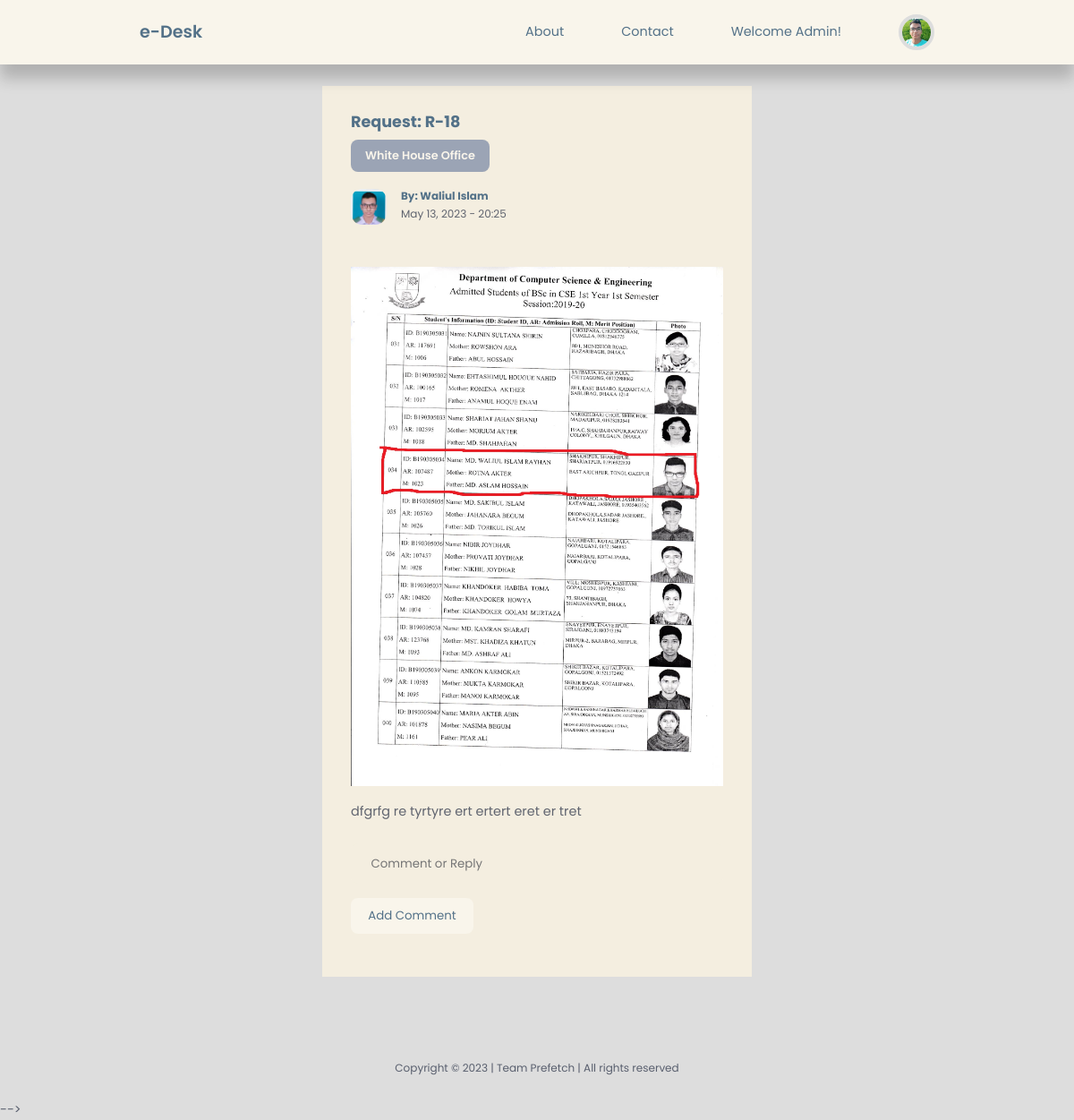
Screenshot of /admin/details-post.php?id=18 with the database file from the repository.
### tables this page shows
CREATE TABLE `post` (
  `id` int(20) NOT NULL,
  `title` varchar(255) NOT NULL,
  `body` mediumtext NOT NULL,
  `picture` varchar(255) NOT NULL,
  `office_id` int(20) NOT NULL,
  `author_id` int(20) NOT NULL,
  `user_id` int(20) NOT NULL,
  `type` varchar(255) NOT NULL,
  `date_time` timestamp NOT NULL DEFAULT current_timestamp(),
  `status` varchar(255) NOT NULL,
  `comment` varchar(255) NOT NULL
);

CREATE TABLE `adminaddoffice` (
  `id` int(20) NOT NULL,
  `title` varchar(255) NOT NULL,
  `description` varchar(255) NOT NULL
);

CREATE TABLE `usermanagement` (
  `id` int(10) NOT NULL,
  `firstname` varchar(255) NOT NULL,
  `lastname` varchar(255) NOT NULL,
  `userid` varchar(255) NOT NULL,
  `email` varchar(255) NOT NULL,
  `password` varchar(255) NOT NULL,
  `picture` varchar(255) NOT NULL,
  `stat` varchar(255) NOT NULL
);

### admin/details-post.php (the view, shortened to what this page needs)
<?php
include 'partials/header.php';
$comment = $_SESSION['comment']['comment'] ?? null;
if (isset($_GET['id'])) {
    $id = filter_var($_GET['id'], FILTER_SANITIZE_NUMBER_INT);
    $query = "SELECT * FROM post WHERE id=$id";
    $result = mysqli_query($connection, $query);
    $post = mysqli_fetch_assoc($result);
} else {
    header('location: ' . ROOT_URL . 'admin/admin-index.php');
    die();
}
?>
<section class="singlepost">
    <div class="container singlepost__container">
        <div class="post__info">
            <?php if ($post['user_id']) : ?>
                <?php
                $category_id = $post['office_id'];
                $category_query = "SELECT * FROM adminaddoffice WHERE id=$category_id";
                $category_result = mysqli_query($connection, $category_query);
                $category = mysqli_fetch_assoc($category_result);
                ?>
                <h3><?= $post['type'] ?><?= $post['id'] ?></h3>
                <a href="<?= ROOT_URL ?>admin/admin-catagory-post.php?id=<?= $post['office_id'] ?>" class="category__button"><?= $category['title'] ?></a>
                <div class="post__author">
                    <?php
                    $user_id = $post['user_id'];
                    $user_query = "SELECT * FROM usermanagement WHERE id=$user_id";
                    $user_result = mysqli_query($connection, $user_query);
                    $user = mysqli_fetch_assoc($user_result);
                    ?>
                    <div class="post__author-avatar">
                        <img src="<?= ROOT_URL . 'images/' . $user['picture'] ?>">
                    </div>
                    <div class="post__author-info">
                        <h5>By: <?= "{$user['firstname']} {$user['lastname']}" ?></h5>
                        <small>
                            <?= date("M d, Y - H:i", strtotime($post['date_time'])) ?>
                        </small>
                    </div>
                </div>
                <div class="singlepost__thumbnail">
                    <img src="<?= ROOT_URL . 'images/' . $post['picture'] ?>">
                </div>
                <p class="post__body">
                    <?= $post['body'] ?>
                </p>
                <form action="<?= ROOT_URL ?>admin/comment-logic.php" method="POST">
                    <input type="text" value="<?= $comment ?>" name="comment" placeholder="Comment or Reply">
                    <button type="submit" name="submit" class="btn">Add Comment</button>
                </form>
    <?php endif ?>
    </div>
</section>
<!-- <?php
        include 'partials/footer.php';
        ?> -->

### css/style.css (style rules this page uses)
:root { --color-primary: #F9F5EB; --color-primary-light: #9BA4B5; --color-primary-variant: #5854c7; --color-red: #da0f3f; --color-red-light: hsl(346, 87%, 46%, 15%); --color-green: #00c476; --color-green-light: hsl(156, 100%, 38%, 15%); --color-gray-900: #F4EEE0; --color-gray-700: #E4DCCF; --color-gray-300: rgba(242, 242, 254, 0.3); --color-gray-200: rgba(33, 42, 62, 0.7); --color-white: #537188; --color-bg: #ddd; --transition: all 300ms ease; --container-width-lg: 74%; --container-width-md: 88%; --form-width: 40%; --card-border-radius-1: 0.3rem; --card-border-radius-2: 0.5rem; --card-border-radius-3: 0.8rem; --card-border-radius-4: 2rem; --card-border-radius-5: 5rem; }
* { margin: 0; padding: 0; outline: 0; border: 0; appearance: 0; list-style: none; text-decoration: none; box-sizing: border-box; font-family: 'Poppins', sans-serif; }
body { line-height: 1.6; color: var(--color-gray-200); overflow-x: hidden; background: var(--color-bg); font-size: 0.9rem; }
.container { width: var(--container-width-lg); max-width: 1800px; margin-inline: auto; }
section { margin-top: 3rem; width: 100vw; }
h1, h2, h3, h4, h5 { color: var(--color-white); line-height: 1.3; }
h3 { font-size: 1.1rem; margin: 0.8rem 0 0.5rem; }
a { color: var(--color-white); transition: var(--transition); }
img { display: block; width: 100%; object-fit: cover; }
.category__button { background: var(--color-primary-light); color: var(--color-primary); display: inline-block; padding: 0.5rem 1rem; border-radius: var(--card-border-radius-2); font-weight: 600; font-size: 0.8rem; text-align: center; }
.post__author { display: flex; gap: 1rem; margin-top: 1.2rem; }
.post__author-avatar { width: 2.5rem; height: 2.5rem; border-radius: var(--card-border-radius-3); overflow: hidden; }
.btn { display: inline-block; width: fit-content; padding: 0.6rem 1.2rem; background-color: var(--color-primary); border-radius: var(--card-border-radius-2); cursor: pointer; transition: var(--transition); color: var(--color-white); }
.singlepost { margin: 6rem 0 2rem; }
.singlepost__container { width: var(--form-width); background: var(--color-gray-900); padding: 1rem 2rem 3rem; }
.singlepost__thumbnail { margin: 1.5rem 0 1rem; }
.singlepost__container p { margin-top: 1rem; line-height: 1.7; }
form { display: flex; flex-direction: column; gap: 1rem; }
input, textarea, select { padding: 0.8rem 1.4rem; background-color: var(--color-gray-900); border-radius: var(--card-border-radius-2); resize: 2; color: var(--color-white); }

### rows the page displays
post: type "Request: R-", id "18", date_time "May 13, 2023 - 20:25", picture (picture), body "dfgrfg re tyrtyre ert ertert eret er tret"
adminaddoffice: title "White House Office"
usermanagement: picture (picture), firstname "Waliul", lastname "Islam"
